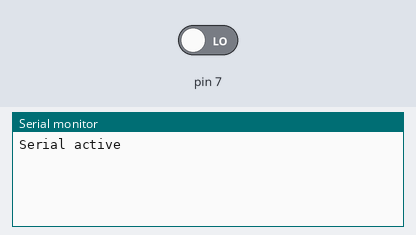
A program run on a simulated Arduino Uno, built with avr-gcc and run on an emulated ATmega328P. Parts: the last lines printed to the serial monitor. The test bench sets the inputs (shaded band); at power-on: pin 7 LOW.

Above: at 1.2 s.
1.3 s: pin 7 driven HIGH
At 1.7 s:
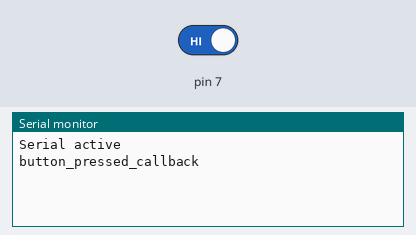
2.8 s: pin 7 driven LOW
At 4.0 s:
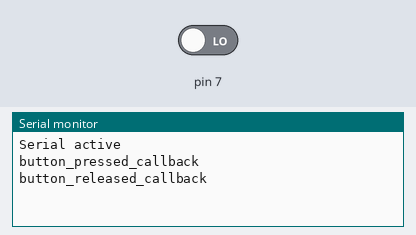

The program:

main.cpp
```cpp
#include <Arduino.h>
#include "AVR_button.h"

AVR_button my_button(7);

void my_button_pressedCallback(void *ptr);
void my_button_releasedCallback(void *ptr);

void setup() {
  Serial.begin(9600);// put your setup code here, to run once:
 Serial.println("Serial active");
  my_button.setMode(buttonMode::Pulldown);
  my_button.setState(buttonState::NonState);
  my_button.setPressedTask(my_button_pressedCallback);
 my_button.setReleassedTask(my_button_releasedCallback);
}

void loop() {

 AVR_button::updateButton();
  // put your main code here, to run repeatedly:

}
void my_button_pressedCallback(void *ptr)
{
  Serial.println("button_pressed_callback");
}
void my_button_releasedCallback(void *ptr)
{
  Serial.println("button_released_callback");
}
```

Measured:
- after the input at 1.3 s, the serial monitor: prints a new line at once (image 1)
- after the input at 2.8 s, the serial monitor: prints a new line at once (image 2)
